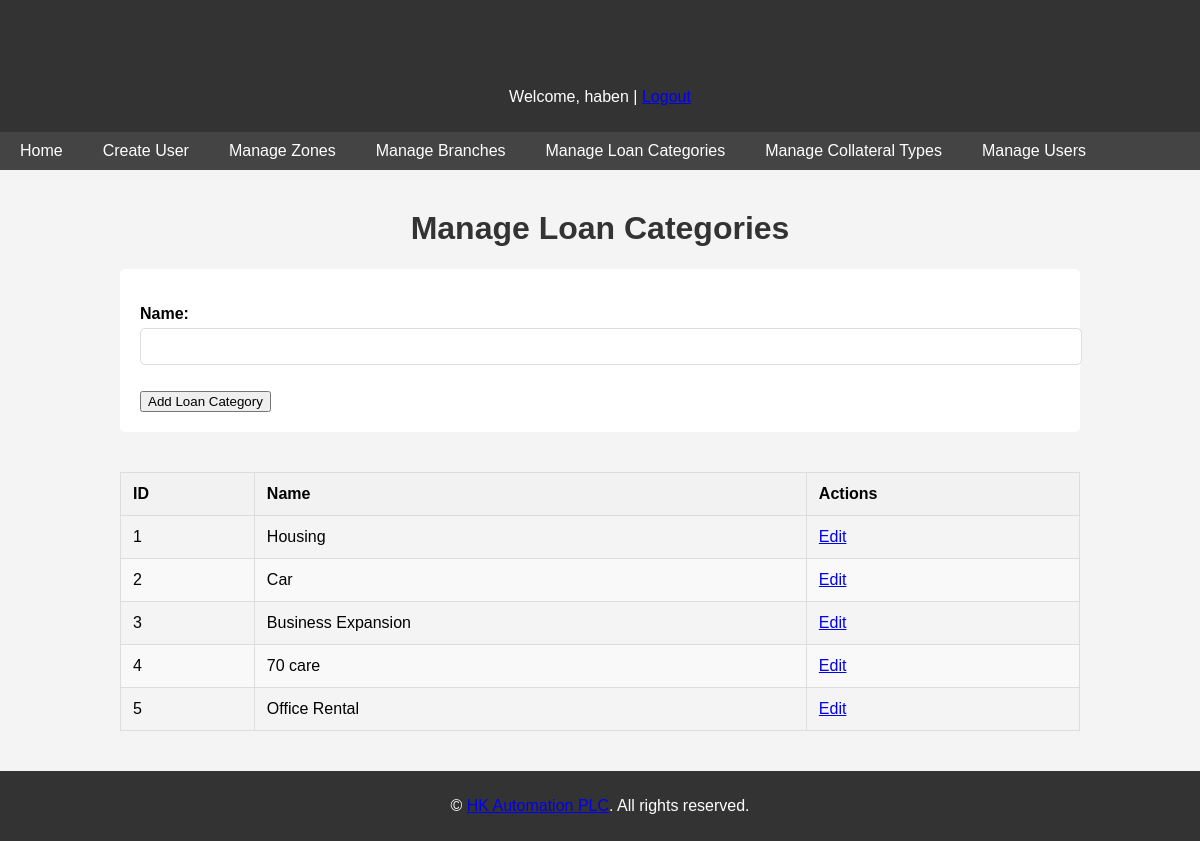
/manage_loan_categories/ (signed in), run on an earlier commit of the app's database.
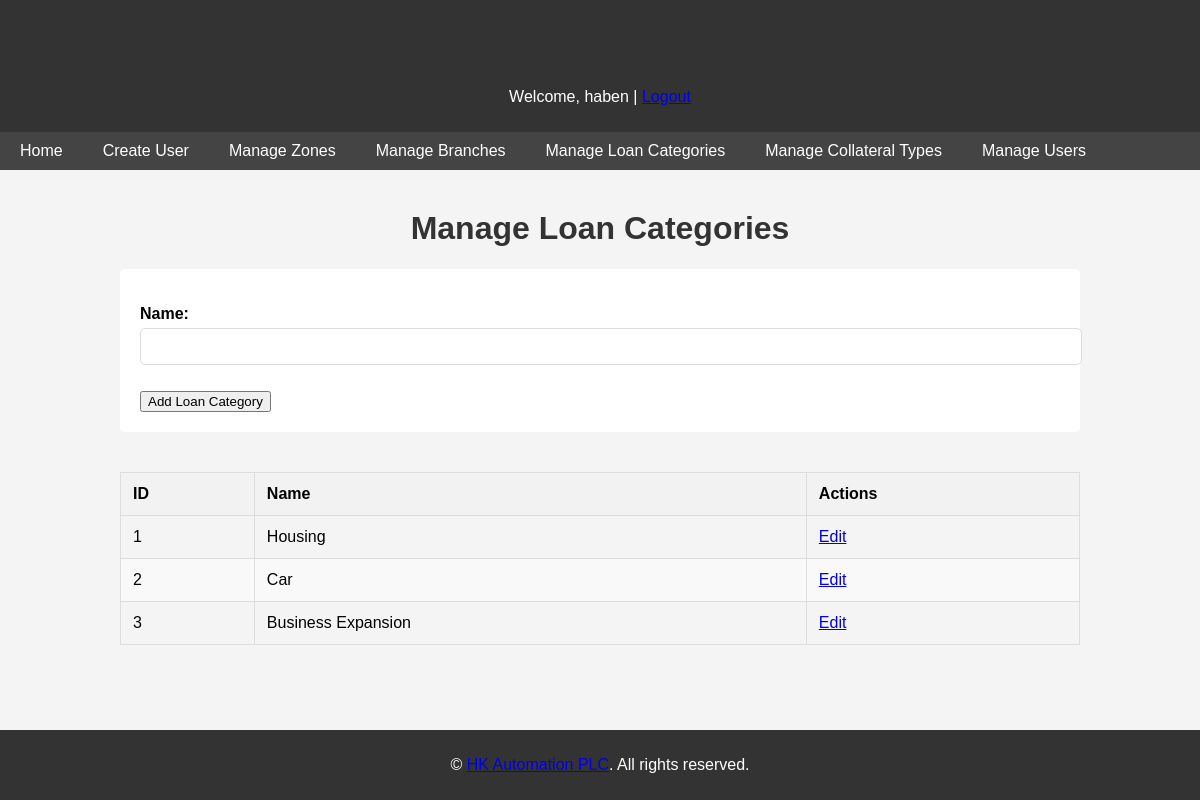
And on a later commit of the database.
### loans/models.py (models this page shows, shortened)
class LoanCategory(models.Model):
    name = models.CharField(max_length=255)

### loans/views.py (the view)
# urls.py: path('manage_loan_categories/', views.manage_loan_categories, name='manage_loan_categories'),
@login_required
@user_passes_test(lambda u: u.is_superuser)
def manage_loan_categories(request):
    categories = LoanCategory.objects.all()
    if request.method == 'POST':
        form = LoanCategoryForm(request.POST)
        if form.is_valid():
            form.save()
            return redirect('manage_loan_categories')
    else:
        form = LoanCategoryForm()
    return render(request, 'loans/manage_loan_categories.html', {'categories': categories, 'form': form})

### loans/forms.py
class LoanCategoryForm(forms.ModelForm):
    class Meta:
        model = LoanCategory
        fields = ['name']

### templates/loans/manage_loan_categories.html (shortened to what this page needs)
{% extends "base.html" %}
{% block content %}
<h1>Manage Loan Categories</h1>
<form method="post">
    {{ form.as_p }}
    <button type="submit">Add Loan Category</button>
</form>
<div class="table-container">
    <table>
        <thead>
            <tr>
                <th>ID</th>
                <th>Name</th>
                <th>Actions</th>
            </tr>
        </thead>
        <tbody>
            {% for category in categories %}
            <tr>
                <td>{{ category.id }}</td>
                <td>{{ category.name }}</td>
                <td><a href="{% url 'edit_loan_category' category.id %}">Edit</a></td>
            </tr>
            {% endfor %}
        </tbody>
    </table>
</div>
{% endblock %}

What changed in the data, as far as the page shows it:
removed LoanCategory: id "4", name "70 care"
removed LoanCategory: id "5", name "Office Rental"
